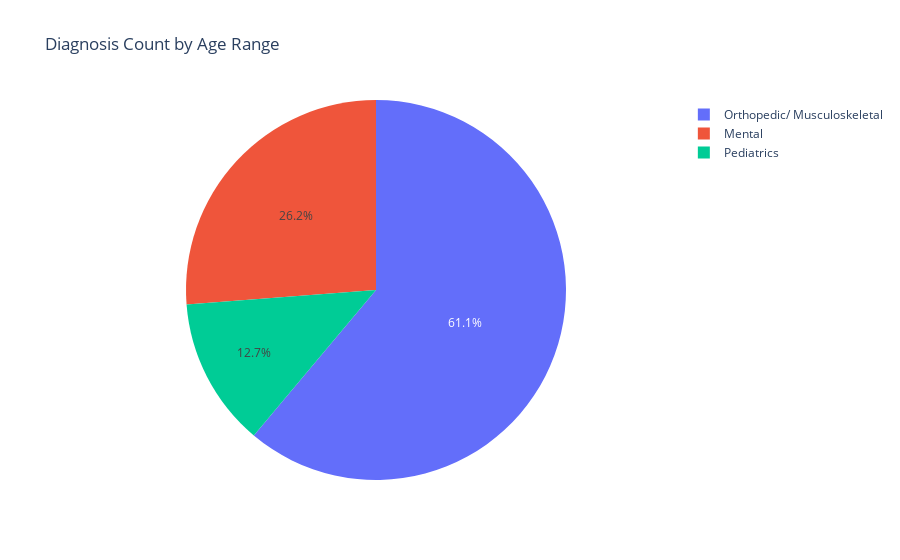

Write notebook code for a chart like this one.
### Markdown cell above
Most of the time, patient at age range 31-65+ request IMR with diagnosis category Orthopedic/Musculoskeletal. Meanwhile patient at age range 11-30 request IMR with diagnosis category Mental and patient at age range 0-10 request IMR were listed in diagnosis category Pediatrics

### Code cell
# Visulize the data with pie chart
fig = px.pie(diagnosis_count_by_age, values='Diagnosis Count', names='Diagnosis Category', title='Diagnosis Count by Age Range')

fig.update_traces(textposition='inside', textinfo='percent', hovertemplate='Age Range: %{customdata}')
fig.update_traces(customdata=diagnosis_count_by_age['Age Range'])

fig.show()

### Figure 1 — Plotly figure (JSON) as saved in the notebook; plotly's stock layout.template omitted (floating-point values rounded to 4 significant figures)
{"data": [{"customdata": ["0-10", "11-20", "21-30", "31-40", "41-50", "51-64", "65+"], "domain": {"x": [0, 1], "y": [0, 1]}, "hovertemplate": "Age Range: %{customdata}", "labels": ["Pediatrics", "Mental", "Mental", "Orthopedic/ Musculoskeletal", "Orthopedic/ Musculoskeletal", "Orthopedic/ Musculoskeletal", "Orthopedic/ Musculoskeletal"], "legendgroup": "", "name": "", "showlegend": true, "textinfo": "percent", "textposition": "inside", "type": "pie", "values": [628, 859, 442, 437, 891, 1529, 175]}], "layout": {"legend": {"tracegroupgap": 0}, "title": {"text": "Diagnosis Count by Age Range"}}}
